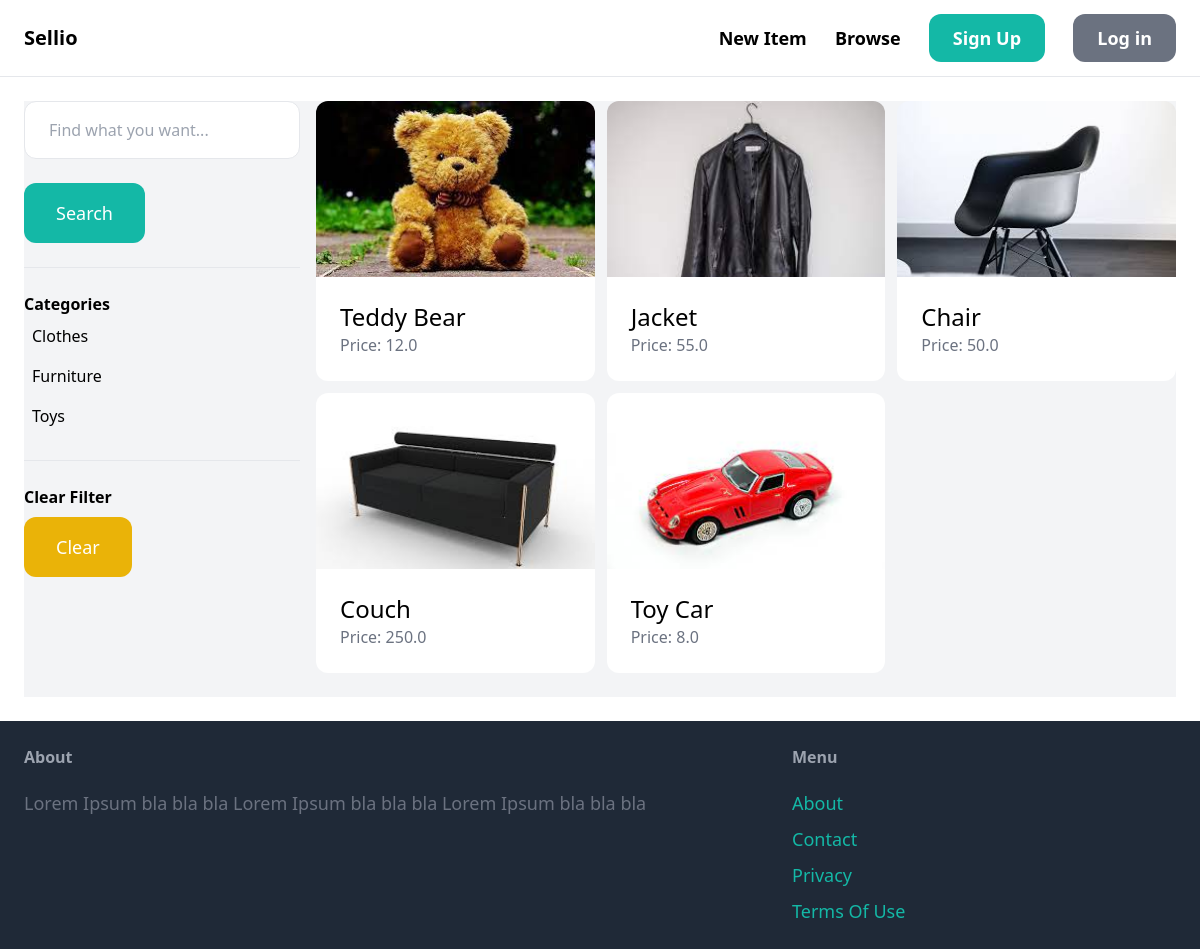
The app's page /items/ with its own data.
### item/models.py (models this page shows, shortened)
class Category(models.Model):
    name=models.CharField(max_length=255)
    class Meta:
        ordering=('name',)
        verbose_name_plural = 'Categories'

class Item(models.Model):
    category = models.ForeignKey(Category, related_name="items", on_delete=models.CASCADE)
    name = models.CharField(max_length=255)
    description = models.TextField(blank=True, null=True)
    price = models.FloatField()
    image = models.ImageField(upload_to='items_images', blank=True, null=True)
    is_sold = models.BooleanField(default=False)
    created_by = models.ForeignKey(User, related_name="items", on_delete=models.CASCADE)
    created_at = models.DateTimeField(auto_now_add=True)

### item/views.py (the view)
# urls.py: path('', views.items, name='items'),
def items(request):
    query = request.GET.get('query', '')
    category_id = request.GET.get('category', 0)
    categories = Category.objects.all()
    items = Item.objects.filter(is_sold=False)
    if category_id:
        items = items.filter(category_id=category_id)
    if query:
        items = items.filter(Q(name__icontains=query) | Q(description__icontains=query))
    return render(request, 'item/items.html', {
        'items':items,
        'query': query,
        'categories': categories,
        'category_id': int(category_id),
    })

### item/templates/item/items.html (shortened to what this page needs)
{% extends 'core/base.html' %}
{% block content %}
<div class="pb-6 grid grid-cols-4 gap-4 bg-gray-100">
  <div class="col-span-1">
    <form method='get' action="{% url 'item:items' %}">
      <input name="query" class="w-full py-4 px-6 border rounded-xl" type="text" value="{{ query }}" placeholder="Find what you want..."></input>
      <button class="mt-6 py-4 px-8 text-lg bg-teal-500 text-white rounded-xl">Search</button>
    </form>
    <hr class="my-6">
    <p class="font-semibold">Categories</p>
    <ul>
      {% for category in categories %}
        <li class="py-2 px-2 rounded-xl {% if category.id == category_id %} bg-gray-200 {% endif %}">
          <a href="{% url 'item:items' %}?query={{ query }}&category={{ category.id }}">{{ category.name }}</a>
        </li>
      {% endfor %}
    </ul>
    <hr class="my-6">
    <p class="font-semibold">Clear Filter</p>
    <ul>
      <li><a href="{% url 'item:items' %}" class="mt-2 py-4 px-8 inline-block bg-yellow-500 text-lg rounded-xl text-white">Clear</a></li>
    </ul>
  </div>
  <div class="col-span-3">
    <div class="grid grid-cols-3 gap-3">
      {% for item in items%}
      <div>
        <a href="{%  url 'item:detail' item.id %}">
          <div class="max-h-44 overflow-hidden">
            <img src="{{ item.image.url }}" class="w-full rounded-t-xl" />
          </div>
          <div class="p-6 bg-white rounded-b-xl">
            <h2 class="text-2xl">{{ item.name }}</h2>
            <p class="text-gray-500">Price: {{ item.price}}</p>
          </div>
        </a>
      </div>
      {% endfor%}
    </div>
  </div>
</div>
{% endblock %}

### records on screen
Category: name "Clothes"
Category: name "Furniture"
Category: name "Toys"
Item: image (picture), name "Teddy Bear", price "12.0"
Item: image (picture), name "Jacket", price "55.0"
Item: image (picture), name "Chair", price "50.0"
Item: image (picture), name "Couch", price "250.0"
Item: image (picture), name "Toy Car", price "8.0"
